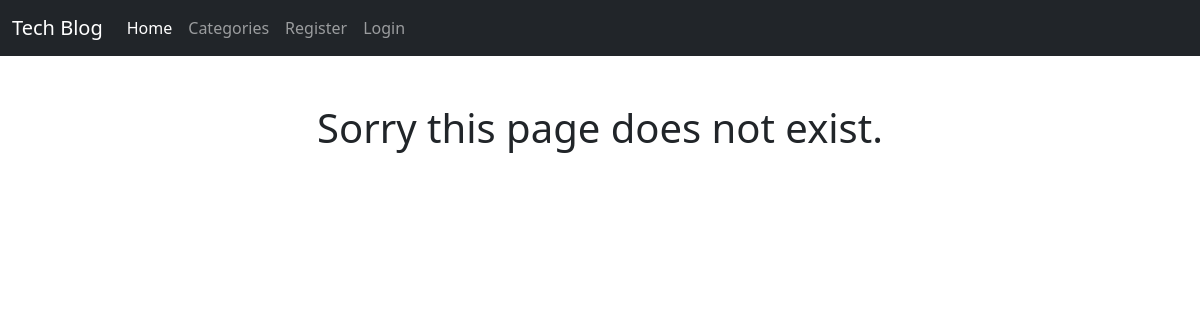
The app's page /category/uncategorized/, older data.
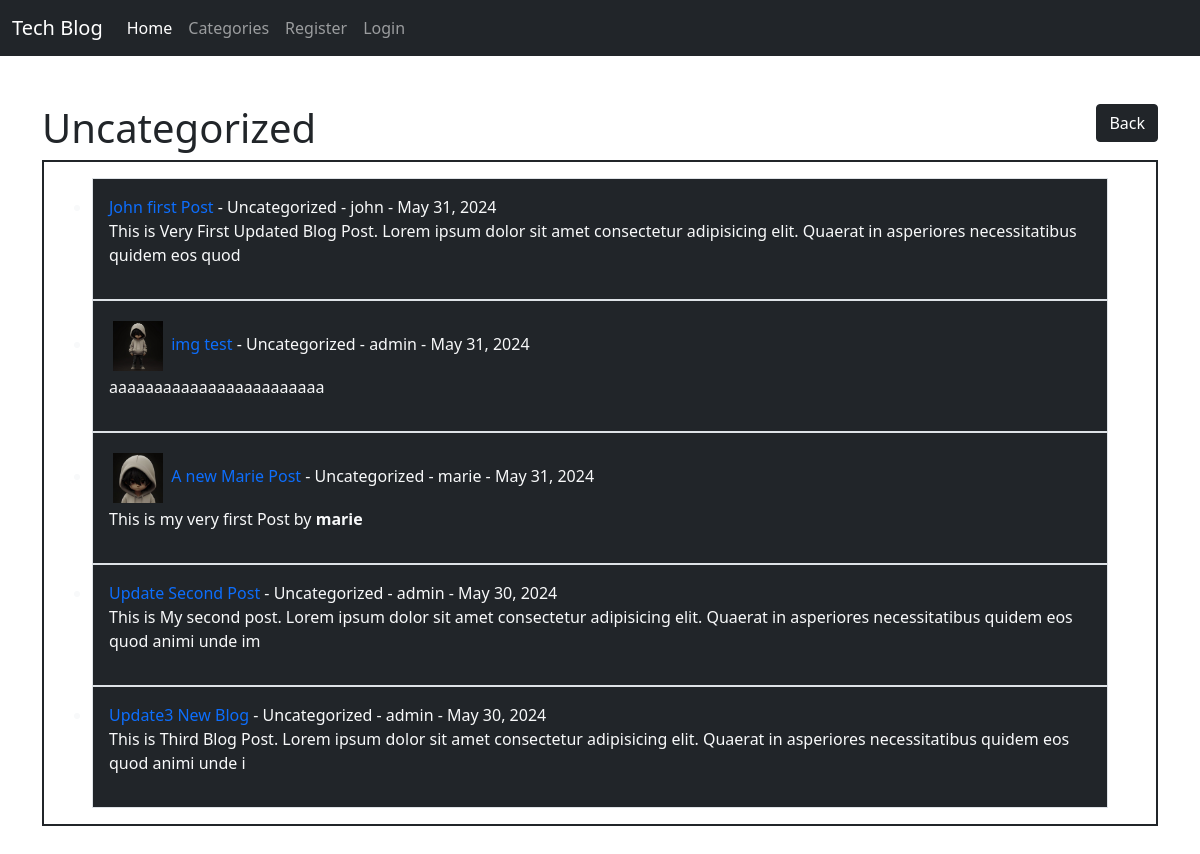
The same page, newer data.
### blog/models.py (models this page shows, shortened)
class Post(models.Model):
   title = models.CharField(max_length=255)
   header_image = models.ImageField(null=True, blank=True, upload_to="images/")
   title_tag = models.CharField(max_length=255)
   category = models.CharField(max_length=255, default="Uncategorized")
   author = models.ForeignKey(User, on_delete=models.CASCADE)
   post_date = models.DateField(auto_now_add=True)
   body = RichTextField(blank='True', null='True')
   likes = models.ManyToManyField(User, related_name='blog_post')
   class Meta:
        ordering = ['-post_date']

### blog/views.py (the view)
# urls.py: path('category/<str:cats>/', CategoryView, name="Category"),
def CategoryView(request, cats):
   cats = cats.title().replace('-', ' ')
   category_post = Post.objects.filter(category=cats)
   return render(request, 'categories.html', {'cats': cats, 'category_post': category_post})

### blog/templates/categories.html
{% extends 'base.html' %}
{% block content %}
{% if category_post %}
<h1>{{ cats }}
<button type="button" class="btn btn-dark float-end" onClick="window.history.back();return false;">Back</button></h1>
<ul class="py-3 px-5 border-dark border-2 border">
   {% for post in category_post %}
   <li class="bg-dark p-3 border text-light">
      <a href=" {% url 'article' post.pk %}" class="text-decoration-none">
         {% if post.header_image %}
         <img src="{{ post.header_image.url }}" alt="" width="50" class="img-fluid m-1">
         {% endif %}
         {{ post.title }}
      </a>
      -
      {{ post.category }}
      - {{ post.author}} - {{ post.post_date }}
      <br />{{ post.body | slice:':150' | safe}}
   </li>
   {% endfor %}
</ul>
{% else %}
<h1 class="text-center">Sorry this page does not exist.</h1>
{% endif %}
{% endblock %}

Row changes from the older to the newer data that the page shows:
now on this page (row edited): Post: title "John first Post", category "Uncategorized", author "john", post_date "May 31, 2024", body "This is Very First Updated Blog Post. Lorem ipsum dolor sit amet consectetur adipisicing elit. Quaerat in asperiores necessitatibus quidem eos quod"
now on this page (row edited): Post: header_image (placeholder picture), title "img test", category "Uncategorized", author "admin", post_date "May 31, 2024", body "aaaaaaaaaaaaaaaaaaaaaaaa"
now on this page (row edited): Post: header_image (picture), title "A new Marie Post", category "Uncategorized", author "marie", post_date "May 31, 2024", body "This is my very first Post by marie"
now on this page (row edited): Post: title "Update Second Post", category "Uncategorized", author "admin", post_date "May 30, 2024", body "This is My second post. Lorem ipsum dolor sit amet consectetur adipisicing elit. Quaerat in asperiores necessitatibus quidem eos quod animi unde im"
now on this page (row edited): Post: title "Update3 New Blog", category "Uncategorized", author "admin", post_date "May 30, 2024", body "This is Third Blog Post. Lorem ipsum dolor sit amet consectetur adipisicing elit. Quaerat in asperiores necessitatibus quidem eos quod animi unde i"
Text that changed along with them:
{{ cats }}: (not shown) → "Uncategorized"
text no longer shown: "Sorry this page does not exist."
text now shown: "Back"
